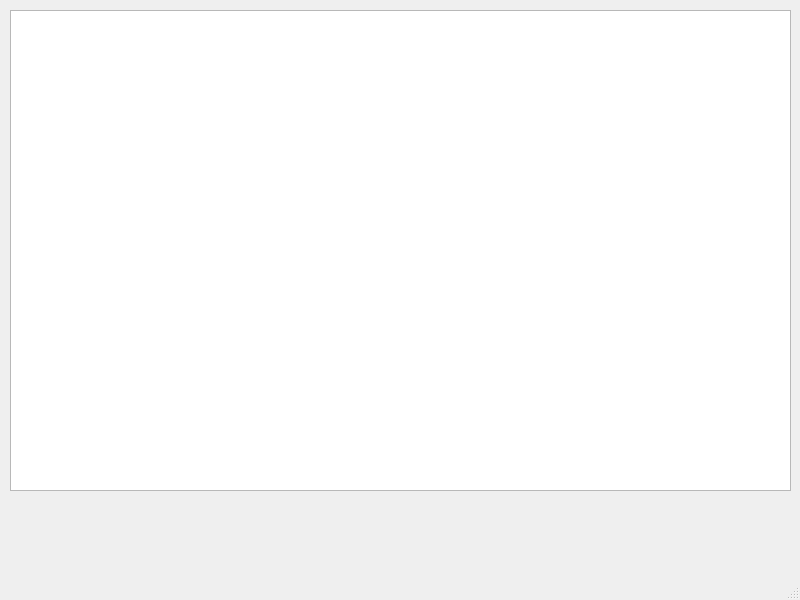
<?xml version="1.0" encoding="UTF-8"?>
<ui version="4.0">
 <class>MainWindow</class>
 <widget class="QMainWindow" name="MainWindow">
  <property name="geometry">
   <rect>
    <x>0</x>
    <y>0</y>
    <width>800</width>
    <height>600</height>
   </rect>
  </property>
  <property name="windowTitle">
   <string>MainWindow</string>
  </property>
  <widget class="QWidget" name="centralwidget">
   <widget class="QTableWidget" name="tableWidget">
    <property name="geometry">
     <rect>
      <x>10</x>
      <y>10</y>
      <width>781</width>
      <height>481</height>
     </rect>
    </property>
   </widget>
  </widget>
  <widget class="QMenuBar" name="menubar">
   <property name="geometry">
    <rect>
     <x>0</x>
     <y>0</y>
     <width>800</width>
     <height>21</height>
    </rect>
   </property>
  </widget>
  <widget class="QStatusBar" name="statusbar"/>
 </widget>
 <resources/>
 <connections/>
</ui>
